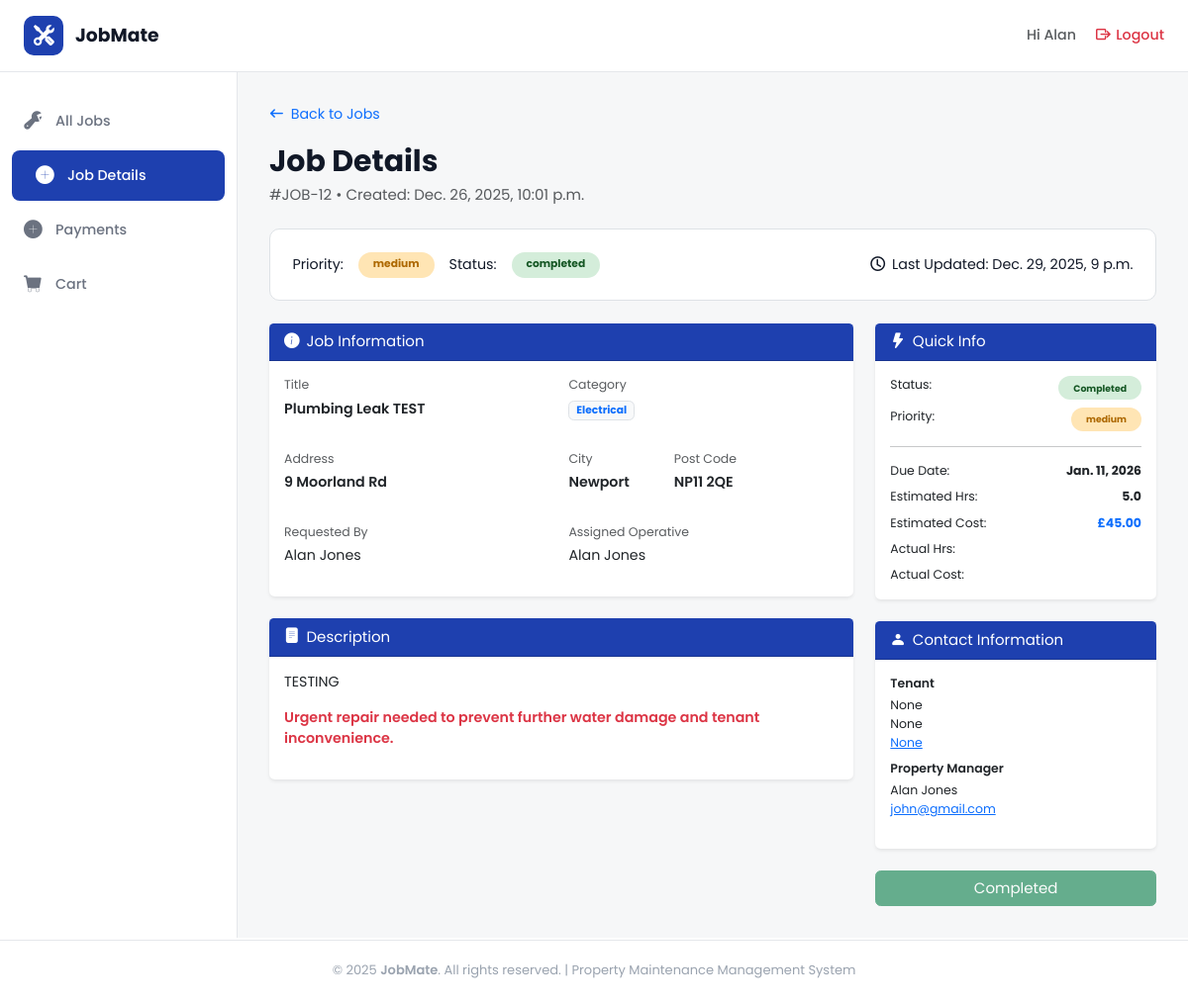
The app's page /jobs/job_detail/12/ (signed in), older data.
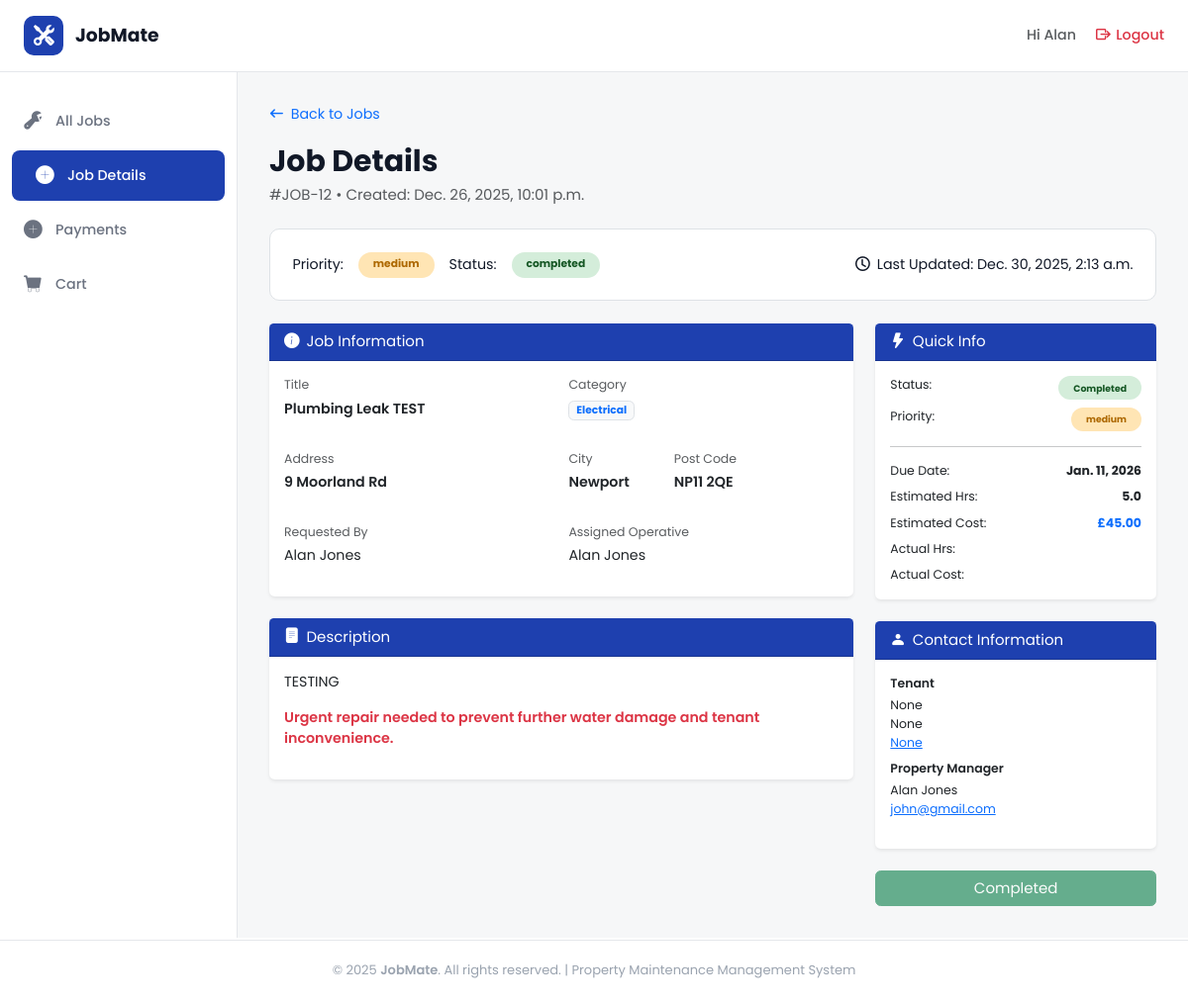
The same page, newer data.
### jobs/models.py (models this page shows, shortened)
class Job(models.Model):
    PRIORITY_CHOICES = [
        ('high', 'High'),
        ('medium', 'Medium'),
        ('low', 'Low'),
    ]
    CATEGORY_CHOICES = [
        ('plumbing', 'Plumbing'),
        ('heating', 'Heating'),
        ('electrical', 'Electrical'),
    ]
    STATUS_CHOICES = [
        ("pending", "Pending"),
        ("in_progress", "In Progress"),
        ("completed", "Completed"),
        ("cancelled", "Cancelled"),
    ]
    job_title = models.CharField(max_length=100)
    property_owner = models.CharField(max_length=100)
    address = models.CharField(max_length=200)
    city = models.CharField(max_length=100)
    post_code = models.CharField(max_length=20)
    tenant_name = models.CharField(
        max_length=100,
        null=True,
        blank=True
    )
    tenant_phone = models.CharField(
        max_length=20,
        null=True,
        blank=True
    )
    tenant_email = models.EmailField(
        max_length=254,
        null=True,
        blank=True
    )
    priority = models.CharField(
        max_length=20,
        choices=PRIORITY_CHOICES,
        default='medium'
    )
    category = models.CharField(
        max_length=20,
        choices=CATEGORY_CHOICES
    )
    status = models.CharField(
        max_length=20,
        choices=STATUS_CHOICES,
        default="pending"
    )
    description = models.TextField()
    created_at = models.DateTimeField(auto_now_add=True)
    updated_at = models.DateTimeField(auto_now=True)
    due_date = models.DateField()
    estimated_hours = models.DecimalField(
        max_digits=4,
        decimal_places=1,
        null=True,
        blank=True
    )
    job_cost = models.DecimalField(
        max_digits=10,
        decimal_places=2,
        null=True,
        blank=True
    )
    assigned_operative = models.ForeignKey(
        User,
        on_delete=models.SET_NULL,
        null=True,
        blank=True,
        related_name="assigned_jobs"
    )

### jobs/views.py (the view, shortened to what this page needs)
# urls.py: path('job_detail/<int:job_id>/', views.job_detail, name='job_detail'),
@login_required
def job_detail(request, job_id):
    user = request.user
    job = get_object_or_404(Job, pk=job_id)
    if not (
        user.profile.role == "Admin" or
        job.assigned_operative == user
    ):
        messages.error(request, "You do not have permission to view this job.")
        return redirect("jobs:all_jobs")
    return render(request, "job_detail.html", {"job": job})

### jobs/templates/job_detail.html (shortened to what the changed rows need)
{% extends "dashboard_base.html" %}
{% load static %}
{% block content %}
<div>
  <strong class="fs-2 fw-bold">Job Details</strong>
  <p class="fs-6 text-muted">#JOB-{{ job.id }} • Created: {{ job.created_at }}</p>
</div>
<div class="status-header border">
  <div class="d-flex align-items-center gap-3">
    <p class="m-0">Priority:</p>
    <span class="badge rounded-pill px-3 py-2
    {% if job.priority == 'high' %} badge-high
      {% elif job.priority == 'medium' %}badge-medium
      {% elif job.priority == 'low' %}badge-low
    {% endif %}">{{ job.priority }}</span>
    <p class="m-0">Status:</p>
    <span class="badge rounded-pill px-3 py-2
    {% if job.status == 'pending' %}badge-pending
      {% elif job.status == 'in_progress' %}badge-progress
      {% elif job.status == 'completed' %}badge-completed
      {% elif job.status == 'cancelled' %}bg-danger
    {% endif %}">{{ job.status }}</span>
  </div>
  <div>
    <i class="bi bi-clock me-1"></i> Last Updated: {{ job.updated_at }}
  </div>
</div>
<div class="row g-4">
  <div class="col-lg-8 d-flex flex-column gap-4">
    <div class="card border-0 shadow-sm">
      <div class="card-body">
        <div class="row g-3">
          <div class="col-md-6">
            <p class="mb-1 text-muted small">Title</p>
            <p class="fw-semibold">{{ job.job_title }}</p>
          </div>
          <div class="col-md-6">
            <p><span class="badge bg-light text-primary border">{{ job.get_category_display }}</span></p>
          </div>
          <div class="col-md-6">
            <p class="mb-1 text-muted small">Address</p>
            <p class="fw-semibold">{{ job.address }}</p>
          </div>
          <div class="col-md-6 d-flex gap-5">
            <div>
              <p class="mb-1 text-muted small">City</p>
              <p class="fw-semibold">{{ job.city }}</p>
            </div>
            <div>
              <p class="mb-1 text-muted small">Post Code</p>
              <p class="fw-semibold">{{ job.post_code }}</p>
            </div>
          </div>
          <div class="col-md-6">
            <p class="mb-1 text-muted small">Assigned Operative</p>
            <p>{{ job.assigned_operative.first_name }} {{ job.assigned_operative.last_name }}</p>
          </div>
        </div>
      </div>
    </div>
    <div class="card border-0 shadow-sm">
      <div class="card-body">
        <p>
          {{ job.description }}
        </p>
        <p class="text-danger fw-semibold">
          Urgent repair needed to prevent further water damage and tenant inconvenience.
        </p>
      </div>
    </div>
  </div>
  <div class="col-lg-4 d-flex flex-column gap-4">
    <div class="card border-0 shadow-sm">
      <div class="card-body small">
        <div class="d-flex justify-content-between mb-2">
          <span>Status:</span>
          <span class="badge rounded-pill px-3 py-2
          {% if job.status == 'pending' %}badge-pending
            {% elif job.status == 'in_progress' %}badge-progress
            {% elif job.status == 'completed' %}badge-completed
            {% elif job.status == 'cancelled' %}bg-danger
          {% endif %}">{{ job.get_status_display }}</span>
        </div>
        <div class="d-flex justify-content-between mb-2">
          <span>Priority:</span>
          <span class="badge rounded-pill px-3 py-2
          {% if job.priority == 'high' %} badge-high
            {% elif job.priority == 'medium' %}badge-medium
            {% elif job.priority == 'low' %}badge-low
          {% endif %}">{{ job.priority }}</span>
        </div>
        <div class="d-flex justify-content-between mb-2">
          <span>Due Date:</span><strong>{{ job.due_date }}</strong>
        </div>
        <div class="d-flex justify-content-between mb-2">
          <span>Estimated Hrs:</span><strong>{{ job.estimated_hours}}</strong>
        </div>
        <div class="d-flex justify-content-between mb-2">
          <span>Estimated Cost:</span><strong class="text-primary">£{{ job.job_cost}}</strong>
        </div>
      </div>
    </div>
    <div class="card border-0 shadow-sm">
      <div class="card-body small">
        <p class="fw-semibold mb-1">Tenant</p>
        <p class="mb-2">{{ job.tenant_name }}<br>
          {{ job.tenant_phone }}<br>
          <a href="mailto:{{ job.tenant_email }}">{{ job.tenant_email }}</a><br>
        </p>
        <p class="fw-semibold mb-1">Property Manager</p>
        <p>{{ user.first_name }} {{user.last_name}}<br>
          <a href="mailto:sarah.j@riverside.com">{{ user.email }}</a><br>
        </p>
      </div>
    </div>
  </div>
</div>
{% endblock %}

Row changes from the older to the newer data that the page shows:
changed Job "Plumbing Leak TEST": updated_at "Dec. 29, 2025, 9 p.m." → "Dec. 30, 2025, 2:13 a.m."
